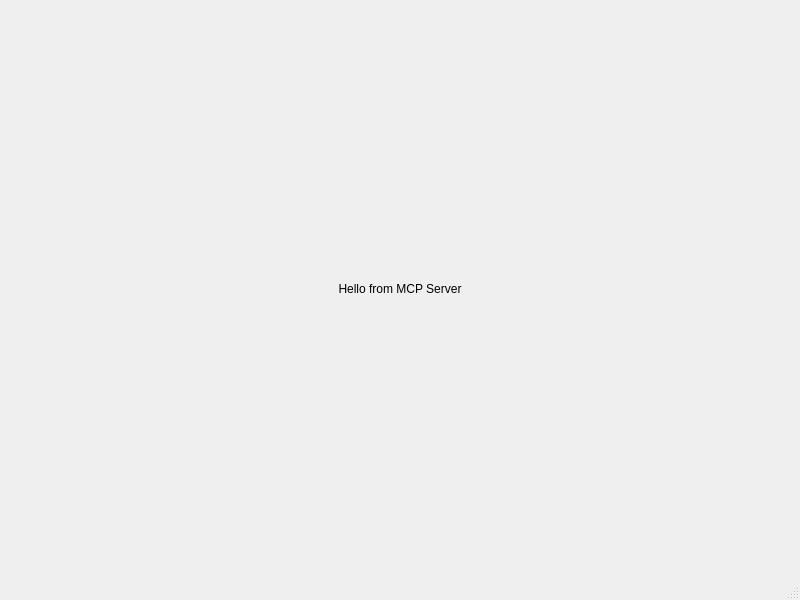
<?xml version="1.0" encoding="UTF-8"?>
<ui version="4.0">
 <class>MainWindow</class>
 <widget class="QMainWindow" name="MainWindow">
  <property name="geometry">
   <rect>
    <x>0</x>
    <y>0</y>
    <width>800</width>
    <height>600</height>
   </rect>
  </property>
  <property name="windowTitle">
   <string>MainWindow</string>
  </property>
  <widget class="QWidget" name="centralwidget">
   <layout class="QVBoxLayout" name="verticalLayout">
    <item>
     <widget class="QLabel" name="label">
      <property name="text">
       <string>Hello from MCP Server</string>
      </property>
      <property name="alignment">
       <set>Qt::AlignCenter</set>
      </property>
      <property name="wordWrap">
       <bool>true</bool>
      </property>
     </widget>
    </item>
   </layout>
  </widget>
  <widget class="QMenuBar" name="menubar">
   <property name="geometry">
    <rect>
     <x>0</x>
     <y>0</y>
     <width>800</width>
     <height>21</height>
    </rect>
   </property>
  </widget>
  <widget class="QStatusBar" name="statusbar"/>
 </widget>
 <resources/>
 <connections/>
</ui>
